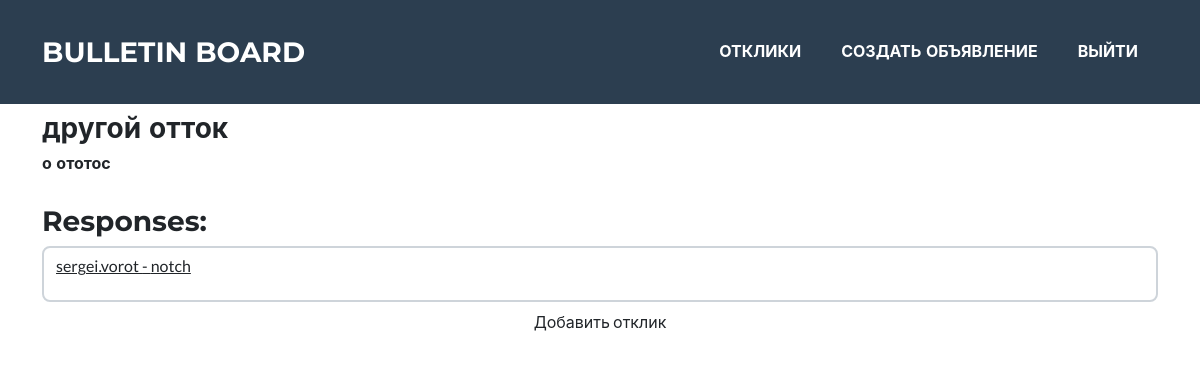
Screenshot of /declaration/4/ (signed in) with the database file from the repository.
### board/models.py (models this page shows, shortened)
class Declaration(models.Model):
    CATEGORIES = [
        ('tanks', 'Танки'),
        ('hills', 'Хилы'),
        ('DD', 'ДД'),
        ('merchants', 'Торговцы'),
        ('gildmasters', 'Гилдмастеры'),
        ('cvestgivers', 'Квестгиверы'),
        ('blacksmith', 'Кузнецы'),
        ('tenners', 'Кожевники'),
        ('potioncookers', 'Зельевары'),
        ('spellmasters', 'Мастера заклинаний'),
    ]
    date = models.DateTimeField(auto_now_add=True)
    author = models.ForeignKey(User, on_delete=models.CASCADE)
    title = models.CharField(max_length=120)
    text = models.TextField()
    category = models.CharField(max_length=16, choices=CATEGORIES, default='tanks')
    upload = models.FileField(upload_to='media/', default='', blank=True)

class DeclarationResponse(models.Model):
    date = models.DateTimeField(auto_now_add=True)
    author = models.ForeignKey(User, on_delete=models.CASCADE)
    declaration = models.ForeignKey(Declaration, on_delete=models.CASCADE)
    text = models.CharField(max_length=256)
    accepted = models.BooleanField(default=False)

### board/views.py (the view)
# urls.py: path('declaration/<int:pk>/', DeclarationView.as_view()),
class DeclarationView(DetailView):
    model = Declaration
    template_name = 'declaration.html'
    context_object_name = 'declaration'
    def get_context_data(self, **kwargs):
        context = super().get_context_data(**kwargs)
        if self.request.user == context['declaration'].author:
            context['responses'] = DeclarationResponse.objects.filter(declaration=context['declaration'])
        elif self.request.user in User.objects.all():
            context['responses'] = DeclarationResponse.objects.filter(author=self.request.user)
        return context

### templates/declaration.html (shortened to what this page needs)
{% extends 'default.html' %}
{% block content %}
{% load static %}
  <h3>{{declaration.title}}</h3>
  <h6>{{declaration.text}}</h6>
  {%if responses%}
  <div>
  <h3>Responses:</h3>
  {% for response in responses %}
  <a class="form-control" href="/response/{{response.pk}}/">
    <p>{{response.author.username}} - {{response.text}}</p>
  </a>
  {% endfor %}
    </div>
  {%endif%}
  {% if request.user.email != declaration.author.email %}
  <a href="/declaration/{{declaration.pk}}/createresponse" class="form-control btn">Добавить отклик</a>
  {% endif %}
{% endblock content %}

### rows the page displays
Declaration: title "другой отток", text "о ототос"
DeclarationResponse: author.username "sergei.vorot", text "notch"
